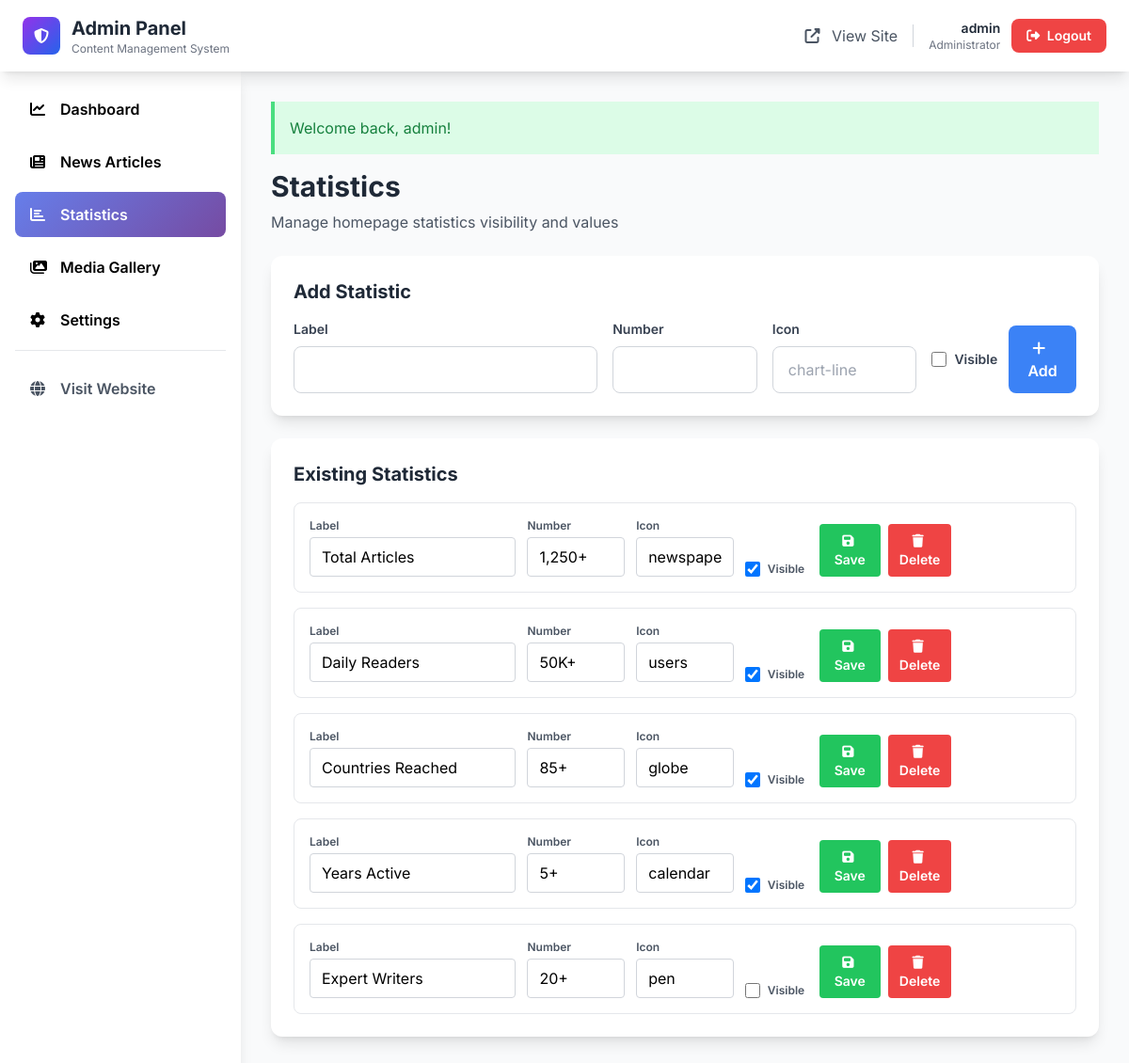
Screenshot of /admin/statistics.php (signed in) with the database file from the repository.
### tables this page shows
CREATE TABLE IF NOT EXISTS statistics (
    id INT UNSIGNED AUTO_INCREMENT PRIMARY KEY,
    label_name VARCHAR(100) NOT NULL,
    number_value VARCHAR(50) NOT NULL,
    icon VARCHAR(50) DEFAULT 'chart-line',
    display_order INT UNSIGNED DEFAULT 0,
    is_visible TINYINT(1) DEFAULT 1,
    created_at TIMESTAMP DEFAULT CURRENT_TIMESTAMP,
    updated_at TIMESTAMP DEFAULT CURRENT_TIMESTAMP ON UPDATE CURRENT_TIMESTAMP,
    INDEX idx_visible_order (is_visible, display_order)
);

### config/database.php (called while the page is built, shortened)
<?php
function sanitize(string $data): string {
    return htmlspecialchars($data, ENT_QUOTES, 'UTF-8');
}

### admin/statistics.php (the view, shortened to what this page needs)
<?php
require_once '../config/database.php';
require_once '../includes/functions.php';
$db = getDB();
$stmt = $db->query("SELECT * FROM statistics ORDER BY display_order ASC, id ASC");
$stats = $stmt->fetchAll();
include 'includes/header.php';
?>
<div class="space-y-6">
    <div class="flex items-center justify-between">
        <div>
            <h1 class="text-3xl font-bold text-gray-800 mb-2">Statistics</h1>
            <p class="text-gray-600">Manage homepage statistics visibility and values</p>
        </div>
    </div>
    <div class="bg-white rounded-xl shadow-lg p-6">
        <h2 class="text-xl font-bold text-gray-800 mb-4">Add Statistic</h2>
        <form method="POST" action="" class="grid grid-cols-1 md:grid-cols-5 gap-4 items-end">
            <div class="md:col-span-2">
                <label class="block text-sm font-semibold text-gray-700 mb-2">Label</label>
                <input type="text" name="label_name" required class="w-full px-4 py-3 border border-gray-300 rounded-lg focus:ring-2 focus:ring-blue-500">
            </div>
            <div>
                <label class="block text-sm font-semibold text-gray-700 mb-2">Number</label>
                <input type="text" name="number_value" required class="w-full px-4 py-3 border border-gray-300 rounded-lg focus:ring-2 focus:ring-blue-500">
            </div>
            <div>
                <label class="block text-sm font-semibold text-gray-700 mb-2">Icon</label>
                <input type="text" name="icon" placeholder="chart-line" class="w-full px-4 py-3 border border-gray-300 rounded-lg focus:ring-2 focus:ring-blue-500">
            </div>
            <div class="flex items-center gap-3">
                <label class="flex items-center gap-2 text-sm font-semibold text-gray-700">
                    <input type="checkbox" name="is_visible" class="w-4 h-4 text-blue-600 border-gray-300 rounded">
                    Visible
                </label>
                <button type="submit" class="bg-blue-500 hover:bg-blue-600 text-white px-5 py-3 rounded-lg font-semibold transition">
                    <i class="fas fa-plus mr-2"></i>Add
                </button>
            </div>
        </form>
    </div>
    <div class="bg-white rounded-xl shadow-lg p-6">
        <h2 class="text-xl font-bold text-gray-800 mb-4">Existing Statistics</h2>
        <?php if (empty($stats)): ?>
            <p class="text-gray-500">No statistics yet.</p>
        <?php else: ?>
            <div class="space-y-4">
                <?php foreach ($stats as $stat): ?>
                    <form method="POST" action="" class="grid grid-cols-1 md:grid-cols-7 gap-3 items-end p-4 border border-gray-200 rounded-lg">
                        <div class="md:col-span-2">
                            <label class="block text-xs font-semibold text-gray-600 mb-1">Label</label>
                            <input type="text" name="label_name" value="<?php echo sanitize($stat['label_name']); ?>" class="w-full px-3 py-2 border border-gray-300 rounded">
                        </div>
                        <div>
                            <label class="block text-xs font-semibold text-gray-600 mb-1">Number</label>
                            <input type="text" name="number_value" value="<?php echo sanitize($stat['number_value']); ?>" class="w-full px-3 py-2 border border-gray-300 rounded">
                        </div>
                        <div>
                            <label class="block text-xs font-semibold text-gray-600 mb-1">Icon</label>
                            <input type="text" name="icon" value="<?php echo sanitize($stat['icon']); ?>" class="w-full px-3 py-2 border border-gray-300 rounded">
                        </div>
                        <div class="flex items-center gap-2">
                            <label class="flex items-center gap-2 text-xs font-semibold text-gray-600">
                                <input type="checkbox" name="is_visible" <?php echo $stat['is_visible'] ? 'checked' : ''; ?> class="w-4 h-4 text-blue-600 border-gray-300 rounded">
                                Visible
                            </label>
                        </div>
                        <div class="flex items-center justify-end gap-2">
                            <button type="submit" class="bg-green-500 hover:bg-green-600 text-white px-4 py-2 rounded font-semibold text-sm transition">
                                <i class="fas fa-save mr-1"></i>Save
                            </button>
                            <button type="submit" name="action" value="delete_stat" class="bg-red-500 hover:bg-red-600 text-white px-3 py-2 rounded font-semibold text-sm transition" onclick="return confirm('Delete this statistic?');">
                                <i class="fas fa-trash mr-1"></i>Delete
                            </button>
                        </div>
                    </form>
                <?php endforeach; ?>
            </div>
        <?php endif; ?>
    </div>
</div>
<?php include 'includes/footer.php'; ?>

### admin/includes/header.php (shortened to what this page needs)
<?php
$currentPage = basename($_SERVER['PHP_SELF'], '.php');
?>
<!DOCTYPE html>
<html lang="en">
<head>
    <script src="https://cdn.tailwindcss.com"></script>
    <link rel="stylesheet" href="https://cdnjs.cloudflare.com/ajax/libs/font-awesome/6.5.1/css/all.min.css" />
</head>
<body class="bg-gray-50">
    <nav class="bg-white shadow-lg sticky top-0 z-50">
        <div class="px-6 py-4">
            <div class="flex items-center justify-between">
                <div class="flex items-center gap-4">
                    <div class="flex items-center gap-3">
                        <div class="w-10 h-10 bg-gradient-to-br from-purple-600 to-blue-600 rounded-lg flex items-center justify-center">
                            <i class="fas fa-shield-halved text-white"></i>
                        </div>
                        <div>
                            <h1 class="text-xl font-bold text-gray-800">Admin Panel</h1>
                            <p class="text-xs text-gray-500">Content Management System</p>
                        </div>
                    </div>
                </div>
                <div class="flex items-center gap-4">
                    <a href="/" target="_blank" class="text-gray-600 hover:text-purple-600 transition">
                        <i class="fas fa-external-link-alt mr-2"></i>
                        View Site
                    </a>
                    <div class="flex items-center gap-3">
                        <div class="text-right">
                            <p class="text-sm font-semibold text-gray-800">
                                <?php echo sanitize($_SESSION['admin_username'] ?? 'Admin'); ?>
                            </p>
                            <p class="text-xs text-gray-500">Administrator</p>
                        </div>
                        <a href="/EnglishNewsApp/admin/logout.php" class="bg-red-500 hover:bg-red-600 text-white px-4 py-2 rounded-lg transition text-sm font-semibold">
                            <i class="fas fa-sign-out-alt mr-1"></i>
                            Logout
                        </a>
                    </div>
                </div>
            </div>
        </div>
    </nav>
    <div class="flex">
        <aside class="w-64 bg-white shadow-lg min-h-screen">
            <nav class="p-4 space-y-2">
                <a href="/EnglishNewsApp/admin/" class="sidebar-link <?php echo $currentPage === 'index' ? 'active' : ''; ?> flex items-center gap-3 px-4 py-3 rounded-lg hover:bg-gray-100 transition">
                    <i class="fas fa-chart-line w-5"></i>
                    <span class="font-semibold">Dashboard</span>
                </a>
                <a href="/EnglishNewsApp/admin/news-manage.php" class="sidebar-link <?php echo strpos($currentPage, 'news') !== false ? 'active' : ''; ?> flex items-center gap-3 px-4 py-3 rounded-lg hover:bg-gray-100 transition">
                    <i class="fas fa-newspaper w-5"></i>
                    <span class="font-semibold">News Articles</span>
                </a>
                <a href="/EnglishNewsApp/admin/statistics.php" class="sidebar-link <?php echo $currentPage === 'statistics' ? 'active' : ''; ?> flex items-center gap-3 px-4 py-3 rounded-lg hover:bg-gray-100 transition">
                    <i class="fas fa-chart-bar w-5"></i>
                    <span class="font-semibold">Statistics</span>
                </a>
                <a href="/EnglishNewsApp/admin/media-manage.php" class="sidebar-link <?php echo strpos($currentPage, 'media') !== false ? 'active' : ''; ?> flex items-center gap-3 px-4 py-3 rounded-lg hover:bg-gray-100 transition">
                    <i class="fas fa-images w-5"></i>
                    <span class="font-semibold">Media Gallery</span>
                </a>
                <a href="/EnglishNewsApp/admin/settings.php" class="sidebar-link <?php echo $currentPage === 'settings' ? 'active' : ''; ?> flex items-center gap-3 px-4 py-3 rounded-lg hover:bg-gray-100 transition">
                    <i class="fas fa-cog w-5"></i>
                    <span class="font-semibold">Settings</span>
                </a>
                <div class="pt-4 mt-4 border-t border-gray-200">
                    <a href="/" target="_blank" class="flex items-center gap-3 px-4 py-3 rounded-lg hover:bg-gray-100 transition text-gray-600">
                        <i class="fas fa-globe w-5"></i>
                        <span class="font-semibold">Visit Website</span>
                    </a>
                </div>
            </nav>
        </aside>
        <main class="flex-1 p-8">
            <?php echo displayFlashMessage(); ?>

### includes/functions.php (shortened to what this page needs)
<?php
function getFlashMessage(): ?array {
    if (isset($_SESSION['flash_message'])) {
        $message = $_SESSION['flash_message'];
        return $message;
    }
    return null;
}
function displayFlashMessage(): string {
    $flash = getFlashMessage();
    $colors = [
        'success' => 'bg-green-100 border-green-400 text-green-700',
        'error'   => 'bg-red-100 border-red-400 text-red-700',
        'warning' => 'bg-yellow-100 border-yellow-400 text-yellow-700',
        'info'    => 'bg-blue-100 border-blue-400 text-blue-700'
    ];
    $colorClass = $colors[$flash['type']] ?? $colors['info'];
    return sprintf(
        '<div class="mb-4 border-l-4 p-4 %s" role="alert">
            <p>%s</p>
        </div>',
        $colorClass,
        sanitize($flash['message'])
    );
}

### admin/includes/footer.php (shortened to what this page needs)
        </main>
    </div>
</body>
</html>

### admin/includes/header.php (style rules this page uses)
body { font-family: 'Inter', sans-serif; }
.sidebar-link.active { background: linear-gradient(135deg, #667eea 0%, #764ba2 100%); color: white; }

### rows the page displays
statistics: label_name "Total Articles", number_value "1,250+", icon "newspaper", is_visible "☑"
statistics: label_name "Daily Readers", number_value "50K+", icon "users", is_visible "☑"
statistics: label_name "Countries Reached", number_value "85+", icon "globe", is_visible "☑"
statistics: label_name "Years Active", number_value "5+", icon "calendar", is_visible "☑"
statistics: label_name "Expert Writers", number_value "20+", icon "pen"

### other values shown
$_SESSION['admin_username'] "admin"
$flash['message'] "Welcome back, admin!"
